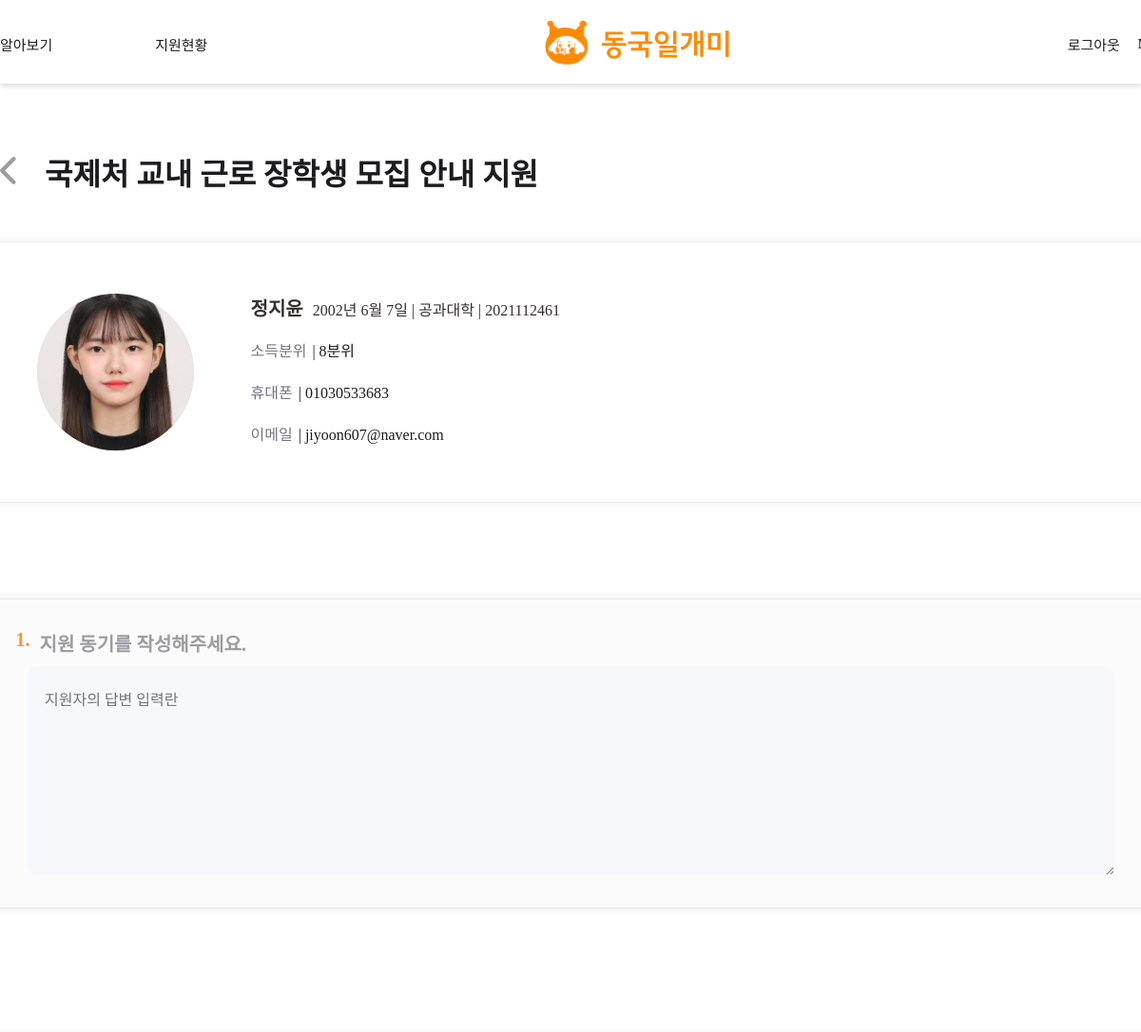
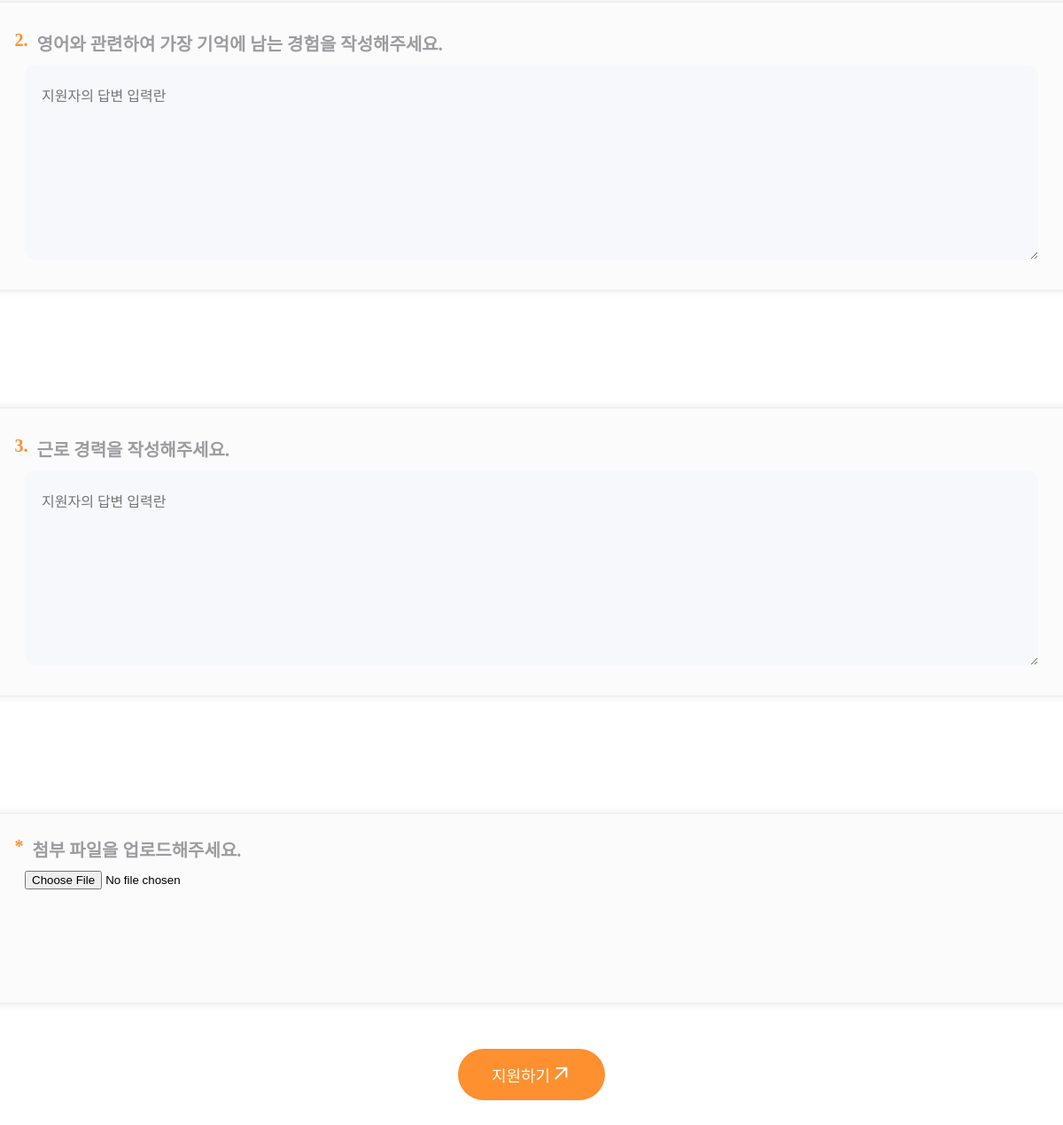
/apply/23 (signed in), run on the app's committed database (2 pictures, top to bottom).
### main/models.py (models this page shows, shortened)
class Post(models.Model):
    writer = models.ForeignKey(User, null=False, blank=False, on_delete=models.CASCADE)
    title = models.CharField(max_length=50)
    organization = models.CharField(max_length=50, null=True)
    department = models.CharField(max_length=50, null=True)
    is_income_bracket = models.PositiveIntegerField(null=False, default=0) #boolean
    start_date = models.DateField(null=True)
    end_date = models.DateField(null=True)
    deadline = models.DateField(null=True)
    day_left = models.IntegerField(null=True)
    place = models.CharField(max_length=50, blank=False)
    time = models.TextField(null=False)
    recruitment = models.PositiveIntegerField(default=0)
    wage = models.PositiveIntegerField(null=True, default=0)
    body = models.TextField()
    file = models.ImageField(upload_to="post/", blank=True, null=True)
    pub_date = models.DateTimeField()
    scrap = models.ManyToManyField(User, related_name='scraped', blank=True, default=None)
    scrap_count = models.PositiveIntegerField(default=0)
    applicated_count = models.PositiveIntegerField(default=0)

class Question(models.Model):
    post = models.ForeignKey(Post, null=False, blank=False, on_delete=models.CASCADE)
    content = models.TextField()

### accounts/models.py (models this page shows)
class Profile(models.Model):
    student_or_staff = models.CharField(max_length=20, blank=False)
    user = models.OneToOneField(User, on_delete=models.CASCADE)
    name = models.CharField(max_length=5, blank=False)
    GENDER_M = "male"
    GENDER_F = "female"
    GENDER_CHOICES = (
    	(GENDER_M, "Male"),
        (GENDER_F, "Female"),
    )
    gender = models.CharField(choices=GENDER_CHOICES, max_length=10, blank=True)
    birth = models.DateField(blank=False, null=True)
    photo = models.ImageField(upload_to="user_photo/", blank=True)
    department = models.CharField(max_length=20, blank=True)
    phone = models.CharField(max_length=20, blank=True)
    email = models.CharField(max_length=50, blank=False)
    student_number = models.CharField(max_length=10, blank=False)
    income = models.PositiveIntegerField(null=True, default=0)
    certification_student = models.FileField(upload_to="student_certification/", blank=True)
    certification_staff = models.FileField(upload_to="staff_certification/",blank=True)

### main/views.py (the view)
# urls.py: path('apply/<int:post_id>', apply, name="apply"),
def apply(request, post_id):
    questions = Question.objects.filter(post=post_id)
    post = get_object_or_404(Post, pk=post_id)
    return render(request, 'main/apply.html', {'questions':questions, 'post':post})

### main/templates/main/apply.html (shortened to what this page needs)
{% extends 'base.html' %}
{% load static %}
{% block content %}
<link
    rel="stylesheet"
    type="text/css"
    href="{% static 'css/main/apply.css'%}"
/>
<div id="applyScreen">
    <form action="{% url 'main:application-create' post.id %}" method="POST" enctype="multipart/form-data">
        <div class="backBtn">
            <a href="javascript:history.back()" class="backBtnAtag">
                <img src="{% static 'images/icons/back.svg' %}" />
            </a>
            <span id="word">{{post.organization}} {{post.title}} 지원</span>
        </div>
        <div id="applyBody" class="width">
            <div class="profileBox w100">
                <div class="profile w100">
                    <div class="img">
                        {% if user.profile.photo %}
                            <img src="{{ user.profile.photo.url }}" alt="사진" width="100px">
                        {% endif %}
                    </div>
                    <div class="info">
                        <div class="infoText">
                            <span id="nameEtc"><span id="nameBold">{{ user.profile.name }}</span>{{user.profile.birth}}  |  {{user.profile.department}}  |  {{user.profile.student_number}}</span>
                        </div>
                        <div class="infoText">
                            <span class="contentText">소득분위<span class="indextext">| {{ user.profile.income }}분위</span></span>
                        </div>
                        <div class="infoText">
                            <span class="contentText">휴대폰<span class="indextext">| {{ user.profile.phone }}</span></span>
                        </div>
                        <div class="infoText">
                            <span class="contentText">이메일<span class="indextext">| {{ user.profile.email }}</span></span>
                        </div>
                    </div>
                </div>
            </div>
            {% for question in questions %}
                <div class="questionBox w100">
                    <div class="question">
                        <div class="qTitle w100">
                            <span>{{ forloop.counter }}.</span> {{ question.content }}
                        </div>
                        <div class="inner w100">
                            <textarea name="answer{{ forloop.counter }}" class="textarea" placeholder="지원자의 답변 입력란" ></textarea>
                        </div>
                    </div>
                </div>
            {% endfor %}
            <div class="questionBox w100" id="filebox">
                <div class="question" id="file">
                    <div class="qTitle w100" >
                        <span>*</span> 첨부 파일을 업로드해주세요.
                    </div>
                    <div class="inner w100" id="fileinner">
                        <input type="file" name="file">
                    </div>
                </div>
            </div>
        </div>
        <button
            class="applyBtn"
            type="button"
            id="applyBtn"
        >
            <span>지원하기
                <svg xmlns="http://www.w3.org/2000/svg" width="24" height="24" viewBox="0 0 24 24" fill="none">
                    <path d="M6.5 17.5015L18.3647 5.63672M18.3647 5.63672H7.50011M18.3647 5.63672V15.5005" stroke="#FFFDFB" stroke-width="2" stroke-linecap="round" stroke-linejoin="round"/>
                </svg>
            </span>
        </button>
    </form>
</div>
{% endblock %}

### project/static/css/shared/topnav.css (style rules this page uses)
a { display: inline-block; white-space: nowrap; text-decoration-line: none; }
a { color: inherit; text-decoration: none; }
button { border: none; background-color: #FFF; }

### project/static/css/main/apply.css (style rules this page uses)
#applyScreen { display: flex; flex-direction: column; width: 100%; max-width: 1400px; margin-bottom: 100px; margin-top: 40px; }
form { display: flex; flex-direction: column; align-items: center; }
.backBtn { display: flex; width: 100%; justify-content: flex-start; align-items: center; gap: 30px; margin-top: 30px; margin-bottom: 50px; }
#word { color: #1C1C1E; text-align: center; font-family: "SUITE Variable"; font-size: 32px; font-style: normal; font-weight: 700; line-height: normal; }
#applyBody { display: flex; flex-direction: column; align-items: center; max-width: 1400px; gap:70px; }
.width { width: 1263px; }
.w100 { width: 100%; }
.profileBox { display: flex; justify-content: flex-start; height: 273px; flex-shrink: 0; border-radius: 12px; border: 1px solid #EBEBEB; background: #FFF; box-shadow: 0px 0px 10px 0px rgba(0, 0, 0, 0.10); }
.profile { padding: 32px 70px; display: flex; gap:60px; align-items: center; }
.img { display: flex; justify-content: center; align-items: center; width: 165px; height: 165px; border-radius:50%; background-color: #D3D3D3; overflow: hidden; }
.img img { width: 165px; height: 171px;; object-fit: cover; object-position: center; }
.info { display: flex; flex-direction: column; justify-content: center; }
.infoText { display: flex; height: 44px; justify-content: flex-start; align-items: center; }
#nameEtc { color: #343030; font-family: "SUITE Variable"; font-size: 16px; font-style: normal; font-weight: 500; line-height: 45px; }
#nameBold { font-size: 20px; font-weight: 700; margin-right: 10px; }
.contentText { color: #737381; font-family: "SUITE Variable"; font-size: 16px; font-style: normal; font-weight: 500; line-height: 45px; }
.indextext { color:#1C1C1E; margin-left:6px; }
.questionBox { display: flex; min-height: 324px; margin: 31px 37px; align-items: center; justify-content: center; border-radius: 12px; border: 1px solid rgba(235, 235, 235, 0.92); background: #FBFBFB; box-shadow: 0px 0px 10px 0px rgba(0, 0, 0, 0.10); }
.question { display: flex; width: 1167px; height: 262px; align-items: center; flex-direction: column; }
.qTitle { display: flex; justify-content: flex-start; margin-bottom: 10px; color: #9C9CA1; font-family: "SUITE Variable"; font-size: 20px; font-style: normal; font-weight: 700; line-height: normal; }
.qTitle span { color: #FE902F; font-family: "SUITE Variable"; font-size: 20px; font-style: normal; font-weight: 700; line-height: normal; margin-right: 10px; }
.inner { display: flex; width: 1144px; height: 220px; flex-shrink: 0; }
.textarea { padding: 13px 19px; width: 100%; border-radius: 12px; background: #F7F8FB; border: none; outline: none; color: #9C9CA1; font-family: "SUITE Variable"; font-size: 16px; font-style: normal; font-weight: 500; line-height: 45px; }
#filebox { min-height: 213px; }
#file { height: 164px; }
#fileinner { height: 96px; }
.applyBtn { display: flex; width: 166px; height: 58px; justify-content: center; align-items: center; gap: 8px; flex-shrink: 0; border-radius: 30px; background: #FE902F; border: none; outline: none; margin-top: 20px; }
.applyBtn span { display: flex; text-align: center; justify-content: center; color: #FFFDFB; text-align: center; font-family: "SUITE Variable"; font-size: 18px; font-style: normal; font-weight: 500; line-height: normal; width: 100%; }

### project/templates/base.html (style rules this page uses)
body { display: flex; flex-direction: column; min-height: 100vh; margin: 0; }

### data on the page
Post: organization "국제처", title "교내 근로 장학생 모집 안내"
Question: content "지원 동기를 작성해주세요."
Question: content "영어와 관련하여 가장 기억에 남는 경험을 작성해주세요."
Question: content "근로 경력을 작성해주세요."

### other printed values
{{ user.profile.name }} "정지윤"
{{ user.profile.birth }} "2002년 6월 7일"
{{ user.profile.department }} "공과대학"
{{ user.profile.student_number }} "2021112461"
{{ user.profile.income }} "8"
{{ user.profile.phone }} "01030533683"
{{ user.profile.email }} "jiyoon607@naver.com"
